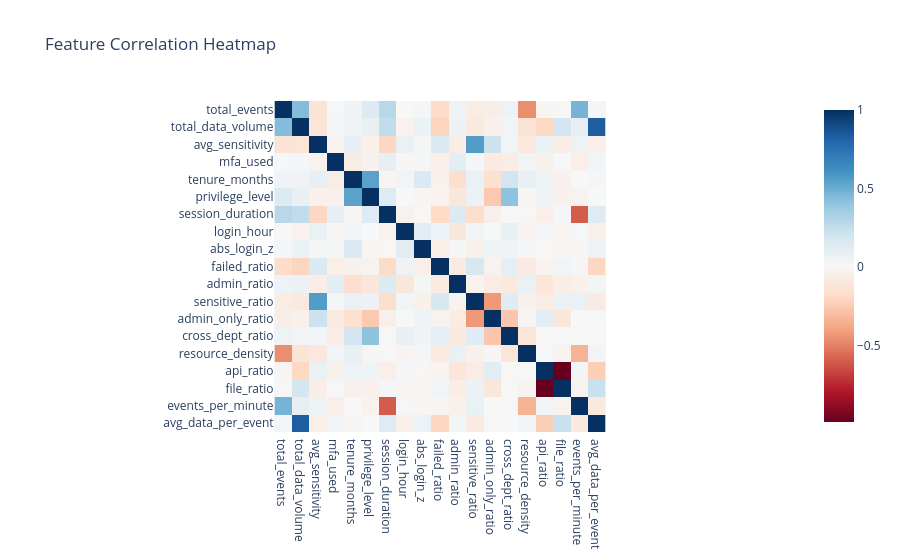

Notebook code for this chart:
### Code cell
corr = grouped_df.corr(numeric_only=True)

fig = px.imshow(
    corr,
    text_auto=False,
    color_continuous_scale="RdBu",
    title="Feature Correlation Heatmap"
)

fig.show()

### Figure 1 — Plotly figure (JSON) as saved in the notebook; plotly's stock layout.template omitted (floating-point values rounded to 4 significant figures; data arrays with more than 128 entries replaced by an {"elided": "..."} marker saying what was removed)
{"data": [{"coloraxis": "coloraxis", "hovertemplate": "x: %{x}<br>y: %{y}<br>color: %{z}<extra></extra>", "name": "0", "type": "heatmap", "x": ["total_events", "total_data_volume", "avg_sensitivity", "mfa_used", "tenure_months", "privilege_level", "session_duration", "login_hour", "abs_login_z", "failed_ratio", "admin_ratio", "sensitive_ratio", "admin_only_ratio", "cross_dept_ratio", "resource_density", "api_ratio", "file_ratio", "events_per_minute", "avg_data_per_event"], "xaxis": "x", "y": ["total_events", "total_data_volume", "avg_sensitivity", "mfa_used", "tenure_months", "privilege_level", "session_duration", "login_hour", "abs_login_z", "failed_ratio", "admin_ratio", "sensitive_ratio", "admin_only_ratio", "cross_dept_ratio", "resource_density", "api_ratio", "file_ratio", "events_per_minute", "avg_data_per_event"], "yaxis": "y", "z": {"elided": "19x19 float values"}}], "layout": {"coloraxis": {"colorscale": [[0, "rgb(103,0,31)"], [0.1, "rgb(178,24,43)"], [0.2, "rgb(214,96,77)"], [0.3, "rgb(244,165,130)"], [0.4, "rgb(253,219,199)"], [0.5, "rgb(247,247,247)"], [0.6, "rgb(209,229,240)"], [0.7, "rgb(146,197,222)"], [0.8, "rgb(67,147,195)"], [0.9, "rgb(33,102,172)"], [1, "rgb(5,48,97)"]]}, "title": {"text": "Feature Correlation Heatmap"}, "xaxis": {"anchor": "y", "constrain": "domain", "domain": [0, 1], "scaleanchor": "y"}, "yaxis": {"anchor": "x", "autorange": "reversed", "constrain": "domain", "domain": [0, 1]}}}
